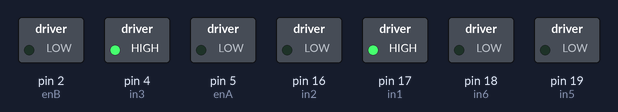
A sketch run on a simulated Arduino Uno, built with avr-gcc and run on an emulated ATmega328P. Parts: switched loads named in the sketch (green lamp = pin HIGH).

Above: at 0.1 s.
Timing chart, 0 to 1.6 s (numbered marks = the images above):
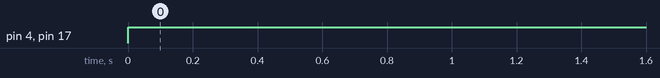

Measured:
- by itself, pin 4 (in3), pin 17 (in1): LOW → HIGH at 0.00 s

The sketch:

motortest.ino
```cpp
// Motor A

int enA = 5;
int in1 = 17;
int in2 = 16;

// Motor B

int enB = 2;
int in3 = 4;
int in4 = 0;

// Motor C
int in5 = 19;
int in6 = 18;


void setup() {
 Serial.begin(19200); // Starts the serial communication

  pinMode(enA, OUTPUT);
  pinMode(enB, OUTPUT);
  pinMode(in1, OUTPUT);
  pinMode(in2, OUTPUT);
  pinMode(in3, OUTPUT);
  pinMode(in4, OUTPUT);
  pinMode(in5, OUTPUT);
  pinMode(in6, OUTPUT);
}


void movment_stop(){
  digitalWrite(in1, LOW);
  digitalWrite(in2, LOW);
  digitalWrite(in3, LOW);
  digitalWrite(in4, LOW);
  }


void movment_forward(){
  digitalWrite(in1, HIGH);
  digitalWrite(in2, LOW);
  digitalWrite(in3, HIGH);
  digitalWrite(in4, LOW);
  }

void movment_backward(){
  digitalWrite(in1, LOW);
  digitalWrite(in2, HIGH);
  digitalWrite(in3, LOW);
  digitalWrite(in4, HIGH);
  }


void movment_left(){
  digitalWrite(in1, HIGH);
  digitalWrite(in2, LOW);
  digitalWrite(in3, LOW);
  digitalWrite(in4, HIGH);
  }


void movment_right(){
  digitalWrite(in1, LOW);
  digitalWrite(in2, HIGH);
  digitalWrite(in3, HIGH);
  digitalWrite(in4, LOW);
  }

void loop() {
movment_forward();
}
```
